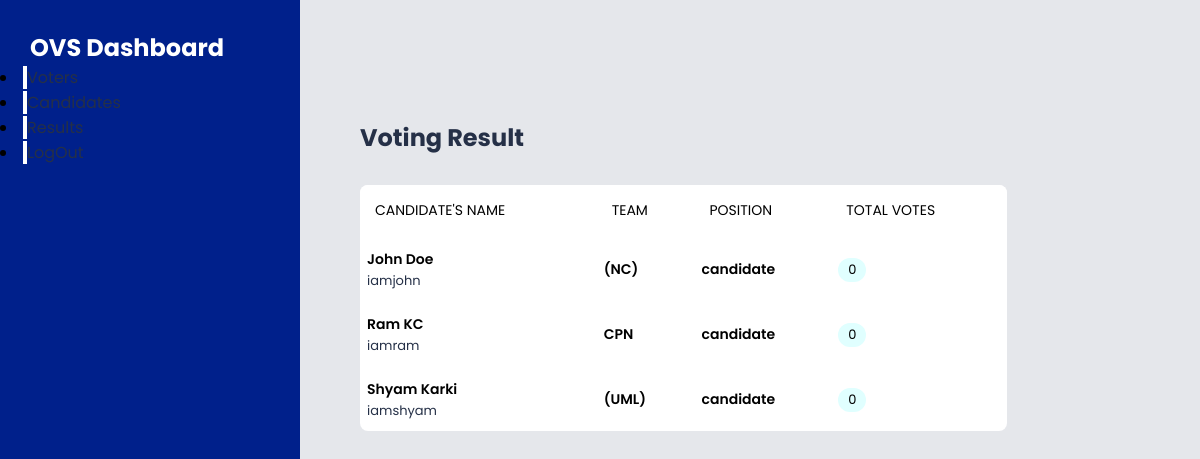
The page /admin/resultpanel.php (signed in) on the database its author committed.
### tables this page shows
CREATE TABLE `candidate` (
  `id` int(20) NOT NULL,
  `fname` text NOT NULL,
  `lname` text NOT NULL,
  `email` varchar(30) NOT NULL,
  `age` int(3) NOT NULL,
  `uname` text NOT NULL,
  `pass` varchar(20) NOT NULL,
  `state` varchar(15) NOT NULL,
  `district` text NOT NULL,
  `city` text NOT NULL,
  `gender` varchar(10) NOT NULL,
  `mstatus` varchar(15) NOT NULL,
  `status` int(1) NOT NULL,
  `votes` int(100) NOT NULL,
  `roles` varchar(10) NOT NULL,
  `teamname` varchar(100) NOT NULL
);

### admin/resultpanel.php (the view, shortened to what this page needs)
<?php
include('../api/connection.php');
?>
<!DOCTYPE html>
<html lang="en">
<head>
    <link rel="stylesheet" href="dashboard.css">
</head>
<body>
    <section id="menu">
        <div class="logo">
            <h2 class="white"><a href="../admin/dashboard.php" style="text-decoration:none" class="white">OVS Dashboard</a></h2>
        </div>
        <div class="items">
            <li><a href="../admin/voterspanel.php">Voters</a></li>
            <li><a href="../admin/candidatespanel.php">Candidates</a></li>
            <li><a href="../admin/resultpanel.php">Results</a></li>
            <li><a href="../api/logout.php">LogOut</a></li>
        </div>
    </section>
    <section id="interface">
        <h3 class="i-name">Voting Result</h3>
        <div class="board">
            <table width="100%">
                <thead>
                    <tr>
                        <td>Candidate's Name</td>
                        <td>Team</td>
                        <td>Position</td>
                        <td>Total Votes</td>
                    </tr>
                </thead>
                <tbody>
                    <?php
                    $sql = "SELECT fname, lname, uname, roles, teamname, COALESCE(votes, 0) AS votes FROM candidate";
                    $result = mysqli_query($connect, $sql);
                    if ($result) {
                        while ($row = mysqli_fetch_assoc($result)) {
                            $fname = $row['fname'];
                            $lname = $row['lname'];
                            $uname = $row['uname'];
                            $roles = $row['roles'];
                            $teamname = $row['teamname'];
                            $votes = $row['votes'];
                            echo '<tr>
                                <td class="people">
                                    <div class="people-de">
                                        <h5>'.$fname.' '.$lname.'</h5>
                                        <p>'.$uname.'</p>
                                    </div>
                                </td>
                                <td class="people-des">
                                    <h5>'.$teamname.'</h5>
                                </td>
                                <td class="role">
                                    <h5>'.$roles.'</h5>
                                </td>
                                <td class="active">
                                    <p>'.$votes.'</p>
                                </td>
                            </tr>';
                        }
                    } else {
                        echo "<tr><td colspan='4'>No candidates found</td></tr>";
                    }
                    ?>
                </tbody>
            </table>
        </div>
    </section>
</body>
</html>

### admin/dashboard.css (style rules this page uses)
* { margin: 0; padding: 0; box-sizing: border-box; font-family: 'Poppins', sans-serif; }
body { width: 100%; background: #E5E7EB; position: relative; display: flex; }
#menu { background: rgb(0, 32, 139); width: 300px; height: 100%; position: fixed; top: 0; left: 0; }
#menu .logo { display: flex; align-items: center; color: white; padding: 30px 0 0 30px; }
.white { color: white; }
#menu .items li :nth-child(1) { border-left: 4px solid white; }
#menu .items li a { text-decoration: none; color: #253047; font-weight: 300px; transition: 0.3s ease; height: 300px; }
#interface { width: 100%; margin-left: 300px; position: relative; align-items: center; justify-content: space-between; padding: 80px 30px; }
.i-name { color: #253047; padding: 30px 30px 0 30px; font-size: 24px; font-weight: 700; margin-top: 10px; }
.board { width: 77%; margin: 30px 0 30px 30px; overflow: auto; background: white; border-radius: 8px; }
.board h5 { font-weight: 600; font-size: 14px; display: inline-block; }
.board p { font-weight: 400; font-size: 13px; color: #253047; }
.board .people { display: flex; justify-content: flex-start; align-items: center; text-align: start; }
table { border-collapse: collapse; }
tr { border-bottom: 1px saddlebrown; }
thead td { font-size: 14px; text-transform: uppercase; font-weight: 400; background: white; text-align: start; padding: 15px; }
tbody tr td { padding: 10px 7px; }
.active p { background: lightcyan; padding: 2px 10px; display: inline-block; border-radius: 40px; color: black; }

### rows shown on the page
candidate: fname "John", lname "Doe", uname "iamjohn", teamname "(NC)", roles "candidate", votes "0"
candidate: fname "Ram", lname "KC", uname "iamram", teamname "CPN", roles "candidate", votes "0"
candidate: fname "Shyam", lname "Karki", uname "iamshyam", teamname "(UML)", roles "candidate", votes "0"
